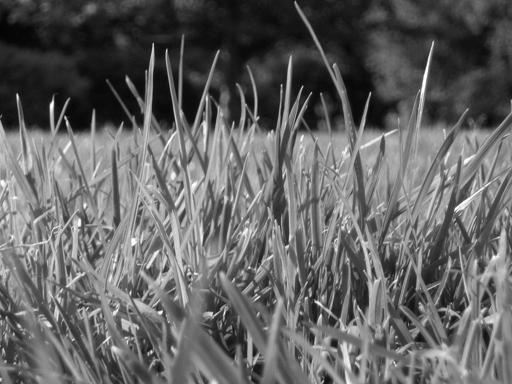
%> input picture Lab2/Part1 Image Enhancement/images/image1.jpg, 512 x 384 px
$ octave --eval "result = compute_gradient(imread('images/image1.jpg'));"   (GNU Octave 9; MATLAB toolbox functions it lacks are replaced by stand-ins)
%> lines starting %> are read from the running program, lines starting %| are printed output that depends on the picture
function [Gx, Gy, im_magnitude, im_direction] = compute_gradient(image)
% create Sobel kernel and find horizontal and vertical components
sobel_kernel = [1 0 -1; 2 0 -2; 1 0 -1];
Gx = conv2(image, sobel_kernel, 'same');
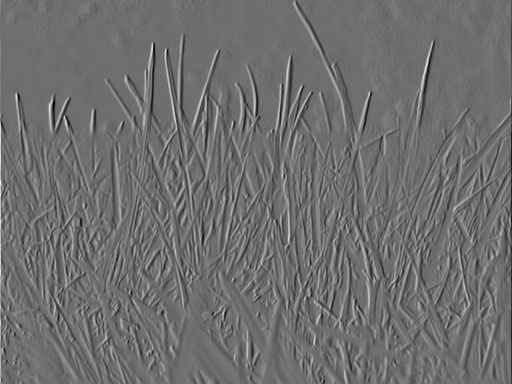
%> Gx: size 384x512 double; min -781, max 1017, mean 0; drawn with min black and max white
Gy = conv2(image, transpose(sobel_kernel), 'same');
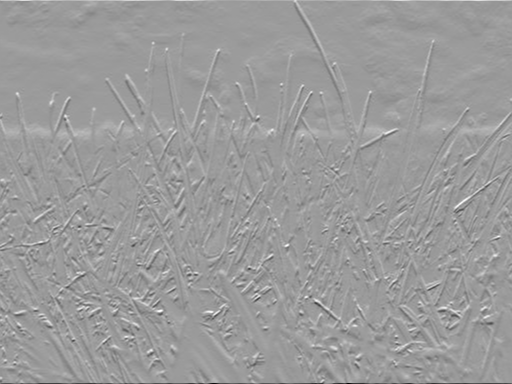
%> Gy: size 384x512 double; min -951, max 612, mean 0.6; drawn with min black and max white

% compute gradient magnitue and direction
im_magnitude = sqrt(Gx .^ 2 + Gy .^ 2);
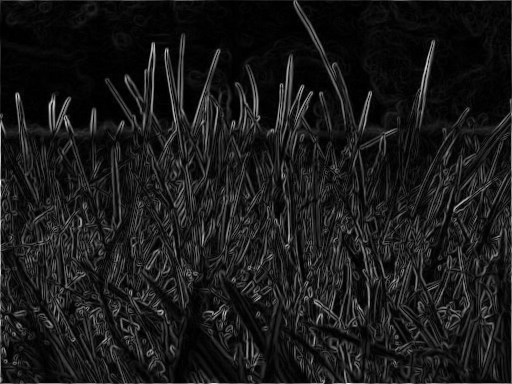
%> im_magnitude: size 384x512 double; min 0, max 1017.2, mean 102.5; drawn with min black and max white
im_direction = -atan2(Gy, Gx);
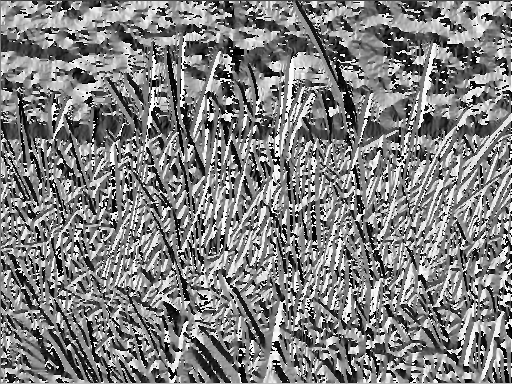
%> im_direction: size 384x512 double; min -3.14, max 3.14, mean 0.0113; drawn with min black and max white

% normalise images for better visualisation of results
Gx = mat2gray(Gx);
Gy = mat2gray(Gy);
im_magnitude = mat2gray(im_magnitude);
im_direction = mat2gray(im_direction);
end

$ run again, on Lab2/Part1 Image Enhancement/images/image2.jpg
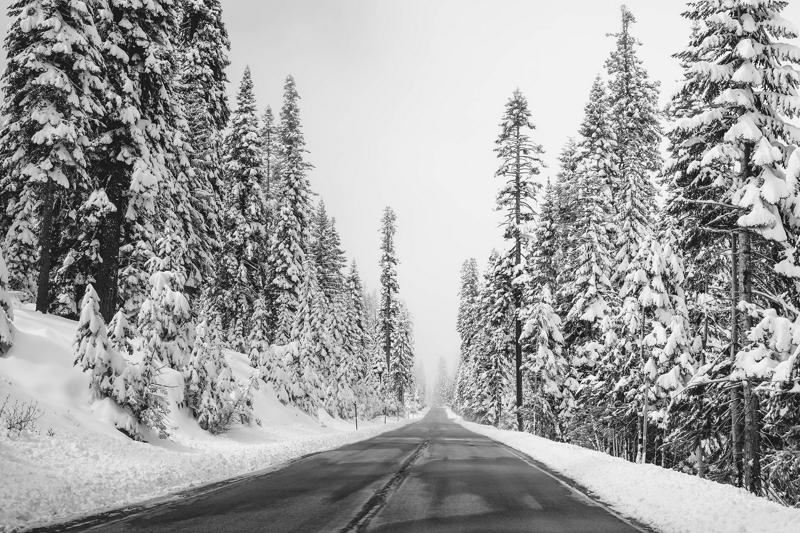
%> input picture Lab2/Part1 Image Enhancement/images/image2.jpg, 800 x 533 px
%> in compute_gradient, `im_magnitude = sqrt(Gx .^ 2 + Gy .^ 2);`:
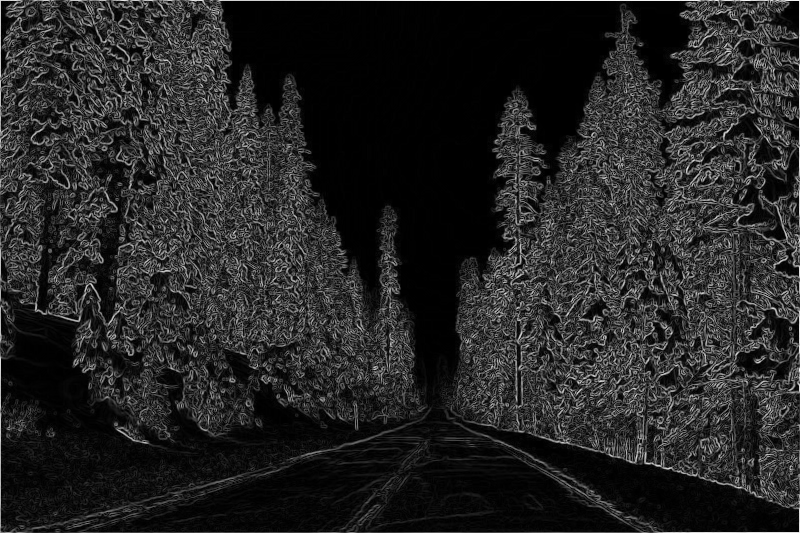
%> im_magnitude: size 533x800 double; min 0, max 1001.3, mean 147.7; drawn with min black and max white
%> in compute_gradient, `im_direction = -atan2(Gy, Gx);`:
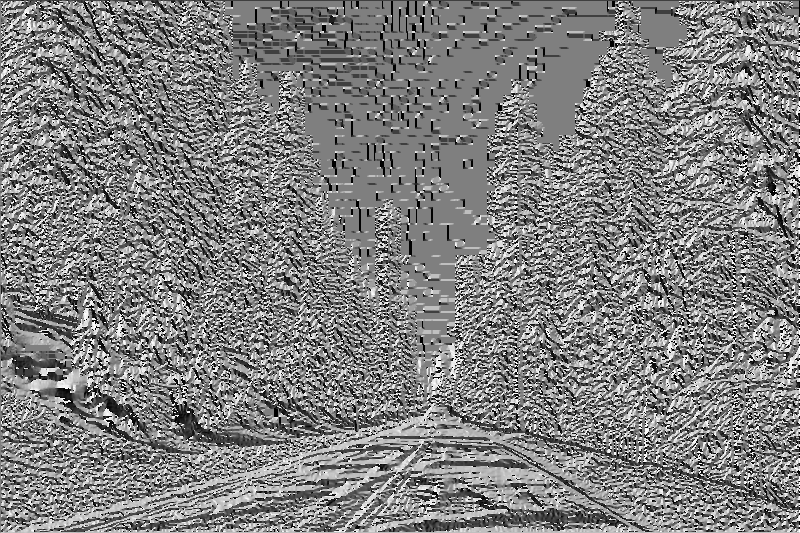
%> im_direction: size 533x800 double; min -3.14, max 3.14, mean 0.0141; drawn with min black and max white
